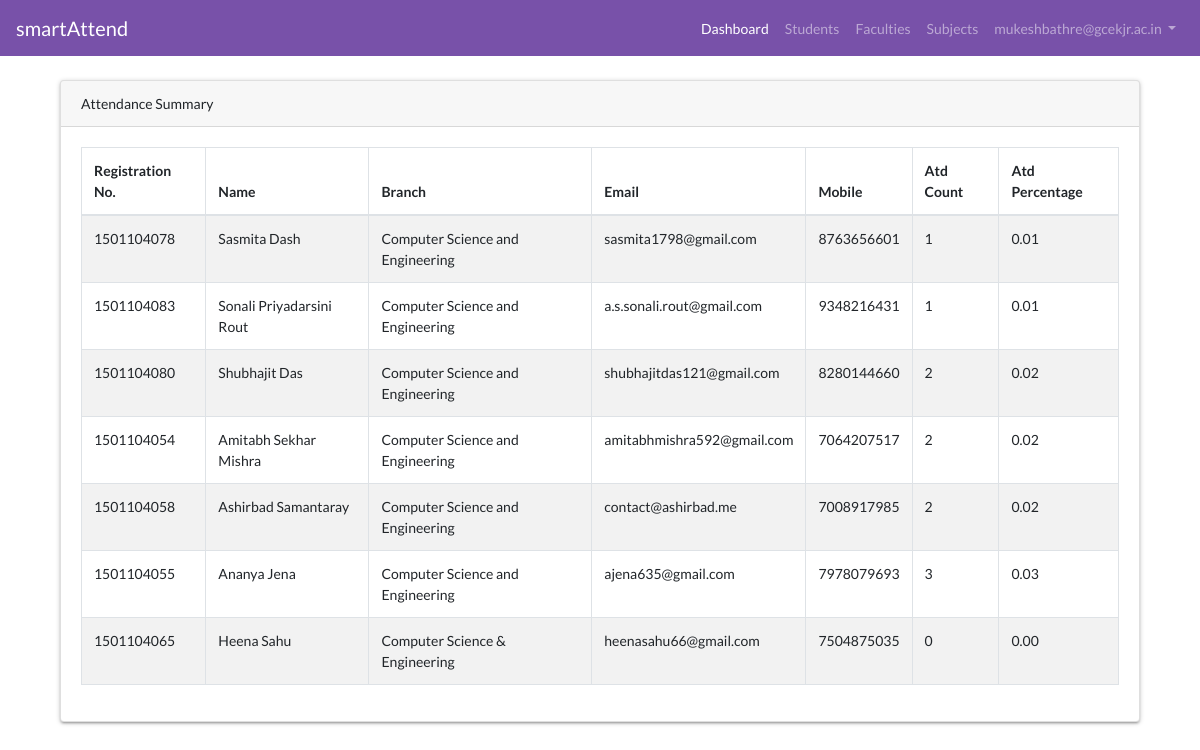
The app's page /attendance_subject_report.php (signed in) with its own data.
### tables this page shows
CREATE TABLE `students` (
  `stu_id` int(11) NOT NULL,
  `reg_no` bigint(20) NOT NULL,
  `stu_fing_serial` int(10) NOT NULL,
  `name` varchar(100) NOT NULL,
  `branch` varchar(50) NOT NULL,
  `email` varchar(100) NOT NULL,
  `mobile` bigint(20) NOT NULL,
  `created_by` int(5) NOT NULL DEFAULT '1',
  `created_on` datetime NOT NULL DEFAULT CURRENT_TIMESTAMP
);

### attendance_subject_report.php (the view, shortened to what this page needs)
<?php
	include_once("header.php");
	$stmt = $conn->prepare("SELECT * FROM students");
	$stmt->execute();
	$total_class_days = 90;
	$student_data = "";
	if($stmt->rowCount() > 0)
	{
		while($row = $stmt->fetch(PDO::FETCH_ASSOC))
		{
			$stmt1 =$conn->prepare("SELECT COUNT(*) as attendance_count FROM attendance_sheet WHERE fk_student_id = ".$row['stu_id']);
			$stmt1->execute();
			$attendance_data = $stmt1->fetch(PDO::FETCH_ASSOC);
			$atd_percentage = $attendance_data['attendance_count'] / $total_class_days;
			$student_data .= '<tr>
									<td>'.$row['reg_no'].'</td>
									<td>'.$row['name'].'</td>
									<td>'.$row['branch'].'</td>
									<td>'.$row['email'].'</td>
									<td>'.$row['mobile'].'</td>
									<td>'.$attendance_data['attendance_count'].'</td>
									<td>'.number_format($atd_percentage, 2).'</td>
								</tr>';
		}
	}
?>
    <main role="main" class="container">
		<section>
				<div class="col-xs-12 col-sm-12">
					<div class="card custom-cards">
						<div class="card-header"> Attendance Summary</div>
						<div class="card-body">
							<table class="table table-bordered table-striped">
								<thead>
									<tr>
										<th>Registration No.</th>
										<th>Name</th>
										<th>Branch</th>
										<th>Email</th>
										<th>Mobile</th>
										<th>Atd Count</th>
										<th>Atd Percentage</th>
									</tr>
								</thead>
								<tbody>
									<?php echo $student_data; ?>
								</tbody>
							</table>
						</div>
					</div>
				</div>
		</section>
    </main>
<?php include_once("footer.php"); ?>

### assets/starter-template.css (style rules this page uses)
body { padding-top: 5rem; font-family:Lato; font-weight: 400; font-size:14px; }
.custom-cards { box-shadow:0 2px 2px 0 rgba(0,0,0,0.14),0 3px 1px -2px rgba(0,0,0,0.12),0 1px 5px 0 rgba(0,0,0,0.2); margin-bottom:30px; }

### records on screen
students: reg_no "1501104078", name "Sasmita Dash", branch "Computer Science and Engineering", email "sasmita1798@gmail.com", mobile "8763656601", attendance_count "1", atd_percentage "0.01"
students: reg_no "1501104083", name "Sonali Priyadarsini Rout", branch "Computer Science and Engineering", email "a.s.sonali.rout@gmail.com", mobile "9348216431", attendance_count "1", atd_percentage "0.01"
students: reg_no "1501104080", name "Shubhajit Das", branch "Computer Science and Engineering", email "shubhajitdas121@gmail.com", mobile "8280144660", attendance_count "2", atd_percentage "0.02"
students: reg_no "1501104054", name "Amitabh Sekhar Mishra", branch "Computer Science and Engineering", email "amitabhmishra592@gmail.com", mobile "7064207517", attendance_count "2", atd_percentage "0.02"
students: reg_no "1501104058", name "Ashirbad Samantaray", branch "Computer Science and Engineering", email "contact@ashirbad.me", mobile "7008917985", attendance_count "2", atd_percentage "0.02"
students: reg_no "1501104055", name "Ananya Jena", branch "Computer Science and Engineering", email "ajena635@gmail.com", mobile "7978079693", attendance_count "3", atd_percentage "0.03"
students: reg_no "1501104065", name "Heena Sahu", branch "Computer Science & Engineering", email "heenasahu66@gmail.com", mobile "7504875035", attendance_count "0", atd_percentage "0.00"

### other values on screen
$_SESSION['uname'] "mukeshbathre@gcekjr.ac.in"
